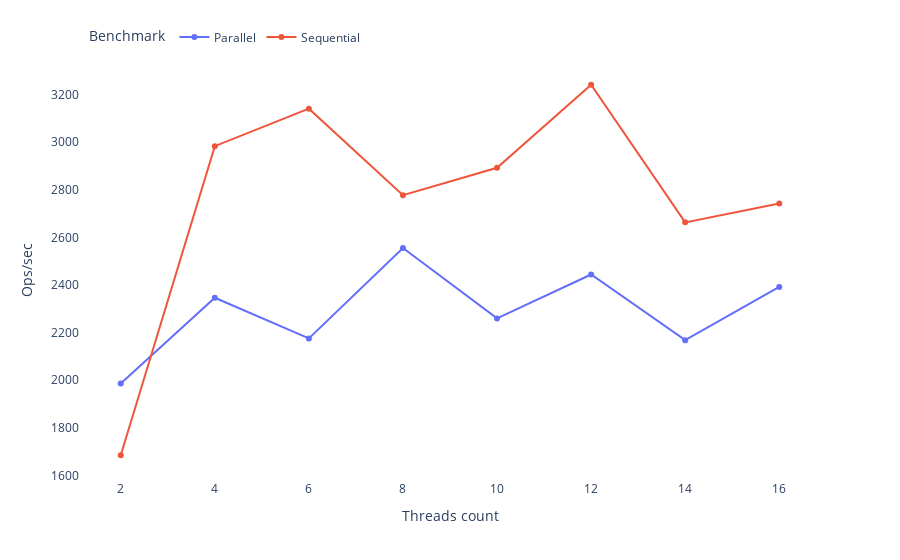

This figure's notebook cell:
### Markdown cell above
## 100000 items

### Code cell
items = 100000
chart = create_chart(scores.loc[scores['size']==items])
write_chart(chart,profile,f'{benchmark}-{items}')
chart

### Figure 1 — Plotly figure (JSON) as saved in the notebook; plotly's stock layout.template omitted (floating-point values rounded to 4 significant figures)
{"data": [{"hovertemplate": "Benchmark=Parallel<br>Threads count=%{x}<br>Ops/sec=%{y}<extra></extra>", "legendgroup": "Parallel", "line": {"color": "#636efa", "dash": "solid"}, "marker": {"symbol": "circle"}, "mode": "lines+markers", "name": "Parallel", "orientation": "v", "showlegend": true, "type": "scatter", "x": [2, 4, 6, 8, 10, 12, 14, 16], "xaxis": "x", "y": [1986.0, 2346.0, 2176.0, 2555.0, 2260.0, 2444.0, 2168.0, 2392.0], "yaxis": "y"}, {"hovertemplate": "Benchmark=Sequential<br>Threads count=%{x}<br>Ops/sec=%{y}<extra></extra>", "legendgroup": "Sequential", "line": {"color": "#EF553B", "dash": "solid"}, "marker": {"symbol": "circle"}, "mode": "lines+markers", "name": "Sequential", "orientation": "v", "showlegend": true, "type": "scatter", "x": [2, 4, 6, 8, 10, 12, 14, 16], "xaxis": "x", "y": [1685.0, 2983.0, 3140.0, 2777.0, 2892.0, 3241.0, 2663.0, 2742.0], "yaxis": "y"}], "layout": {"autosize": true, "legend": {"orientation": "h", "title": {"text": "Benchmark"}, "tracegroupgap": 0, "x": 0.01, "xanchor": "left", "y": 1.02, "yanchor": "bottom"}, "margin": {"t": 60}, "plot_bgcolor": "rgba(0, 0, 0, 0)", "xaxis": {"anchor": "y", "autorange": true, "domain": [0, 1], "dtick": 2, "range": [1.156, 16.84], "tick0": 2, "title": {"text": "Threads count"}, "type": "linear"}, "yaxis": {"anchor": "x", "autorange": true, "domain": [0, 1], "range": [1564.0, 3361.0], "title": {"text": "Ops/sec"}, "type": "linear"}}}
